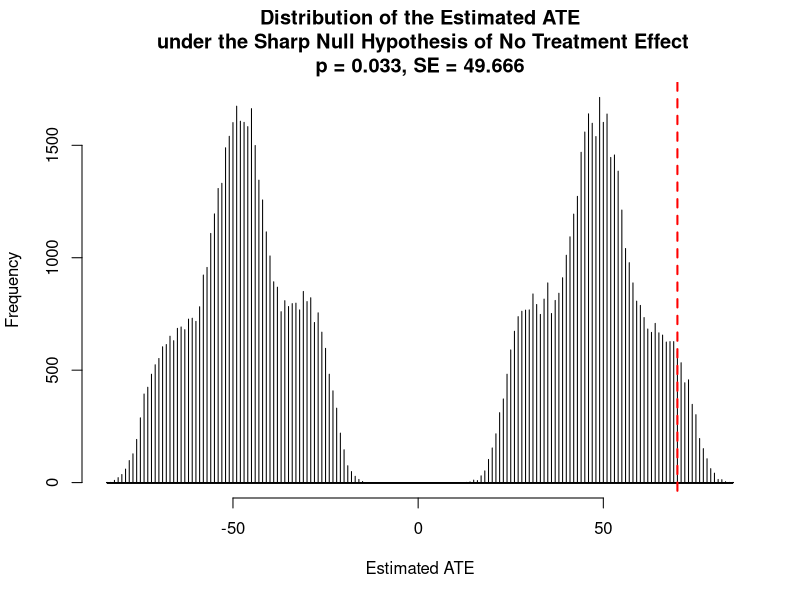

The R script that drew this image:
# Guide: Use the yourdata.csv template for your data. Then run all code, all output will be in graphic display. Red dotted line indicates actual estimated ATE.
# For problems or questions with the code, contact peter.aronow@yale.edu

# Data Import -- change the working directory to fit your directory setup
setwd("/Users/donaldgreen/Dropbox/Field Experimentation Book/Final Code for Vignettes and Problems/Chapter 3/")
dataf <- read.csv("donations.csv") # enter your file name here

# Advanced Options

numiter <- 100000 # number of RI iterations. Use more for greater precision, fewer for greater speed.
set.seed(1337) # set random number seed (so that results can be replicated)

# Compute RI Distribution

Y <- dataf$Y
Z <- dataf$Z

denom <- var(Z)
tau <- cov(Y,Z)/denom

tauRI <- rep(NA,numiter)

for (i in 1:numiter) {

Zri <- sample(Z)
tauRI[i] <- cov(Y,Zri)/denom

if (i %% round(numiter/10) == 0) cat("Iteration",i,"of",numiter,"\n")
}

# RI distribution output

hist(tauRI,freq=TRUE,xlab="Estimated ATE",main=paste("Distribution of the Estimated ATE\n under the Sharp Null Hypothesis of No Treatment Effect\np = ",round(sum(tauRI >= tau)/numiter,3),", SE = ",round(sd(tauRI),3),sep=""),breaks=numiter,lwd=1)
lines(x=c(tau,tau),y=c(-1000,numiter*2),lwd=2,col="red",lty=2)

pvalue <- round(sum(tauRI >= tau)/numiter,3)
pvalue

# compare with traditional t-tests

t.test(Y~Z,var.equal=FALSE,alternative= "less")
t.test(Y~Z,var.equal=TRUE,alternative= "less")

# compare with regression

out.lm <- lm(Y ~ Z)
summary(out.lm)